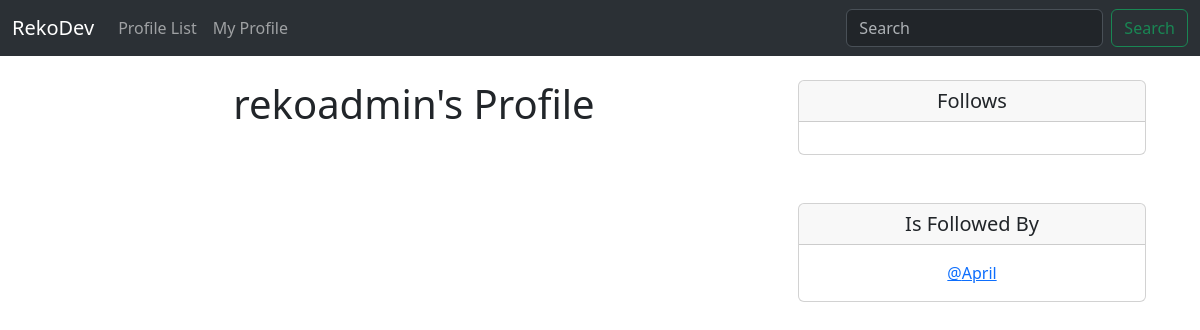
The page /profile/1 (signed in) on the database as committed earlier.
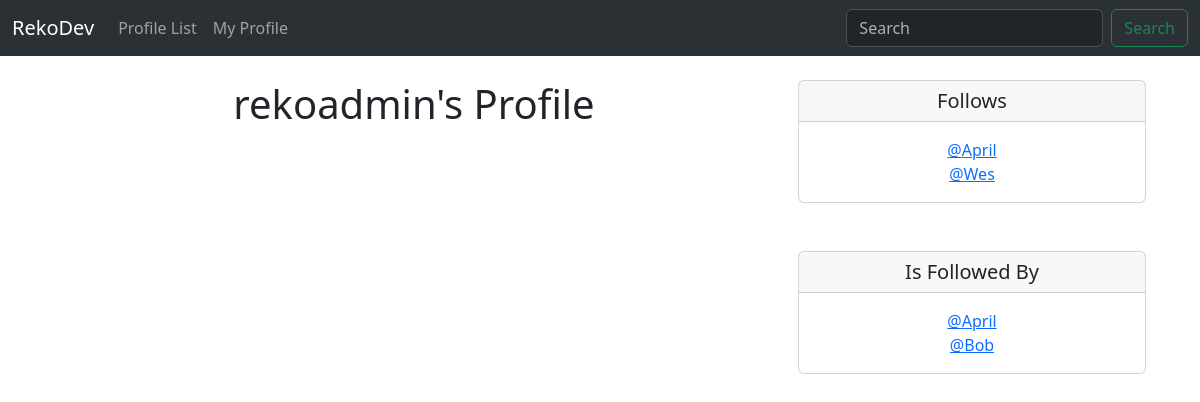
The same page on the database as committed later.
### reko/models.py (models this page shows)
class Profile(models.Model):
    user = models.OneToOneField(User, on_delete=models.CASCADE) # We'll associate one user to one profile, and if User gets deleted, delete "profile" too
    follows = models.ManyToManyField("self",
        related_name="followed_by", # Ppl who follows you
        symmetrical=False, # If you follow someone, that someone doesn't have to follow you, right?
        blank=True) # I mean it would be cool if you started following me... <3 see ya there boi / Yeah but you start following nothing...
    date_modified = models.DateTimeField(User, auto_now=True) # When was this profile last modified?
    def __str__(self):
        return self.user.username

### reko/views.py (the view)
# urls.py: path('profile/<int:pk>', views.profile, name="profile"),
def profile(request, pk):
    if request.user.is_authenticated:
        profile = Profile.objects.get(user_id=pk)
        return render(request, 'profile.html', {"profile": profile})
    else:
        messages.success(request, ('You must log-in in order to view other profiles.'))
        return redirect('home')

### reko/templates/profile.html (shortened to what this page needs)
{% extends 'base.html' %}
{% block content %}
{% if profile %}
<div class="container text-center">
    <div class="row">
        <div class="col-8">
            <h1>{{ profile.user.username }}'s Profile</h1>
        </div>
        <div class="col-4">
            <div class="card">
                <h5 class="card-header">Follows</h5>
                <div class="card-body">
                    {% for following in profile.follows.all %}
                    <a href="{% url 'profile' following.user.id %}">@{{ following }}</a><br>
                    {% endfor %}
                </div>
            </div>
            <br><br>
            <div class="card">
                <h5 class="card-header">Is Followed By</h5>
                <div class="card-body">
                    {% for following in profile.followed_by.all %}
                    <a href="{% url 'profile' following.user.id %}">@{{ following }}</a><br>
                    {% endfor %}
                </div>
            </div>
{% endif %}
{% endblock %}

Rows that differ between the two databases and show on the page:
now on one of the page's lists (row unchanged): Profile: user.username "April"
now on this page (row edited): Profile: user.username "Wes", shown under "Follows"
now on this page (row edited): Profile: user.username "Bob", shown under "Is Followed By"
